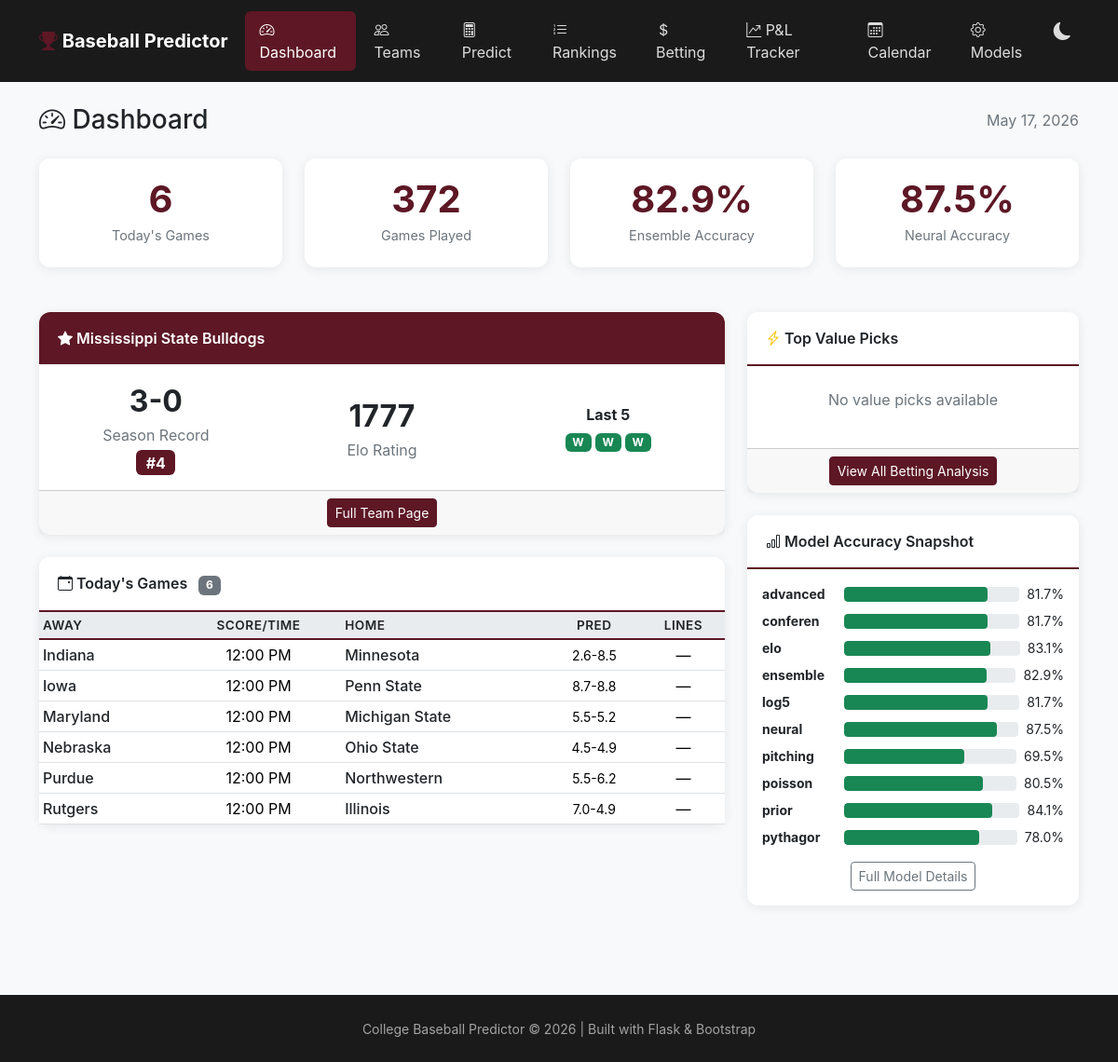
The page / on the database its author committed.
### tables this page shows
CREATE TABLE elo_ratings (
                    team_id TEXT PRIMARY KEY,
                    rating REAL DEFAULT 1500,
                    games_played INTEGER DEFAULT 0,
                    updated_at TEXT DEFAULT CURRENT_TIMESTAMP
                );

CREATE TABLE games (
            id TEXT PRIMARY KEY,
            date TEXT NOT NULL,
            time TEXT,
            home_team_id TEXT NOT NULL,
            away_team_id TEXT NOT NULL,
            home_score INTEGER,
            away_score INTEGER,
            winner_id TEXT,
            innings INTEGER DEFAULT 9,
            is_conference_game INTEGER DEFAULT 0,
            is_neutral_site INTEGER DEFAULT 0,
            tournament_id TEXT,
            venue TEXT,
            attendance INTEGER,
            notes TEXT,
            status TEXT DEFAULT 'scheduled',  -- scheduled, final, postponed, cancelled
            created_at TEXT DEFAULT CURRENT_TIMESTAMP,
            updated_at TEXT DEFAULT CURRENT_TIMESTAMP,
            FOREIGN KEY (home_team_id) REFERENCES teams(id),
            FOREIGN KEY (away_team_id) REFERENCES teams(id),
            FOREIGN KEY (tournament_id) REFERENCES tournaments(id)
        );

CREATE TABLE teams (
            id TEXT PRIMARY KEY,
            name TEXT NOT NULL,
            nickname TEXT,
            conference TEXT,
            division TEXT,
            athletics_url TEXT,
            preseason_rank INTEGER,
            current_rank INTEGER,
            created_at TEXT DEFAULT CURRENT_TIMESTAMP,
            updated_at TEXT DEFAULT CURRENT_TIMESTAMP
        );

### web/app.py (the view)
@app.route('/')
def dashboard():
    todays_games = get_todays_games()
    value_picks = get_value_picks(5)
    stats = get_quick_stats()
    msstate = get_msstate_info()
    accuracy = get_model_accuracy_summary()
    all_accuracy = get_model_accuracy()
    return render_template('dashboard.html',
                          todays_games=todays_games,
                          value_picks=value_picks,
                          stats=stats,
                          msstate=msstate,
                          accuracy=accuracy,
                          all_accuracy=all_accuracy,
                          today=datetime.now().strftime('%B %d, %Y'))

### models/advanced_model.py (called while the page is built, shortened)
    def _get_opponent_win_pct(self, opponent_id):
        if opponent_id in self.sos_cache:
            return self.sos_cache[opponent_id]

    def _get_rest_days(self, team_id):
        games = self._get_team_games(team_id, limit=1)
        if not games:
            return 3  # No games = well rested
        last_game_date = datetime.strptime(games[0]['date'], '%Y-%m-%d')
        today = datetime.now()
        delta = (today - last_game_date).days
        return min(delta, 3)  # Cap at 3

### models/base_model.py (called while the page is built)
    def calculate_run_line(self, home_runs, away_runs, spread=1.5):
        projected_diff = home_runs - away_runs
        run_diff_std = 3.5  # Typical std dev for college baseball
        def norm_cdf(x):
            return 0.5 * (1 + math.erf(x / math.sqrt(2)))
        z_home_cover = (projected_diff - spread) / run_diff_std
        home_cover_prob = norm_cdf(z_home_cover)
        return {
            "home_cover_prob": round(home_cover_prob, 3),
            "away_cover_prob": round(1 - home_cover_prob, 3),
            "spread": spread
        }

### models/conference_model.py (called while the page is built, shortened)
def normalize_conference(conf):
    if conf is None:
        return None
    conf_lower = conf.lower().strip()
    if conf_lower in CONFERENCE_ALIASES:
        return CONFERENCE_ALIASES[conf_lower]
    for standard in CONFERENCE_RATINGS:
        if standard.lower() == conf_lower:
            return standard
    return conf

def get_conference_rating(conference):
    if conference is None:
        return 1.0  # Assume average
    normalized = normalize_conference(conference)
    return CONFERENCE_RATINGS.get(normalized, 0.90)  # Default to mid-tier

    def _get_team_conference(self, team_id):
        if team_id in self.team_cache:
            return self.team_cache[team_id]

    def _calculate_ooc_strength(self, team_id):
        if team_id in self.sos_cache:
            return self.sos_cache[team_id]

    def _get_team_record(self, team_id):
        conn = get_connection()
        c = conn.cursor()
        c.execute('''
            SELECT
                COUNT(CASE WHEN winner_id = ? THEN 1 END) as wins,
                COUNT(CASE WHEN winner_id != ? AND winner_id IS NOT NULL THEN 1 END) as losses
            FROM games
            WHERE (home_team_id = ? OR away_team_id = ?)
            AND status = 'final'
        ''', (team_id, team_id, team_id, team_id))
        row = c.fetchone()
        conn.close()
        wins = row['wins'] if row else 0
        losses = row['losses'] if row else 0
        return wins, losses

### web/templates/dashboard.html (shortened to what this page needs)
{% extends "base.html" %}
{% block content %}
<div class="d-flex justify-content-between align-items-center mb-4">
    <h1 class="h3 mb-0">
        <i class="bi bi-speedometer2"></i> Dashboard
    </h1>
    <span class="text-muted">{{ today }}</span>
</div>
<div class="row mb-4">
    <div class="col-6 col-md-3">
        <div class="card stat-card">
            <div class="stat-value">{{ todays_games|length }}</div>
            <div class="stat-label">Today's Games</div>
        </div>
    </div>
    <div class="col-6 col-md-3">
        <div class="card stat-card">
            <div class="stat-value">{{ stats.games_played }}</div>
            <div class="stat-label">Games Played</div>
        </div>
    </div>
    <div class="col-6 col-md-3">
        <div class="card stat-card">
            <div class="stat-value">{{ accuracy.ensemble.pct or '—' }}{% if accuracy.ensemble.pct %}%{% endif %}</div>
            <div class="stat-label">Ensemble Accuracy</div>
        </div>
    </div>
    <div class="col-6 col-md-3">
        <div class="card stat-card">
            <div class="stat-value">{{ accuracy.neural.pct or '—' }}{% if accuracy.neural.pct %}%{% endif %}</div>
            <div class="stat-label">Neural Accuracy</div>
        </div>
    </div>
</div>
<div class="row">
    <div class="col-lg-8">
        <div class="card">
            <div class="card-header bg-maroon">
                <i class="bi bi-star-fill"></i> Mississippi State Bulldogs
            </div>
            <div class="card-body">
                <div class="row align-items-center">
                    <div class="col-md-4 text-center mb-3 mb-md-0">
                        <div class="fs-2 fw-bold">{{ msstate.record.wins }}-{{ msstate.record.losses }}</div>
                        <div class="text-muted">Season Record</div>
                        {% if msstate.rank %}
                        <span class="badge bg-maroon fs-6 mt-1">#{{ msstate.rank }}</span>
                        {% endif %}
                    </div>
                    <div class="col-md-4 text-center mb-3 mb-md-0">
                        <div class="fs-2 fw-bold">{{ msstate.elo|round(0)|int }}</div>
                        <div class="text-muted">Elo Rating</div>
                    </div>
                    <div class="col-md-4 text-center">
                        <div class="mb-2"><strong>Last 5</strong></div>
                        <div class="d-flex justify-content-center gap-1">
                            {% for g in msstate.last_5 %}
                            <span class="badge {% if g.won %}bg-success{% else %}bg-danger{% endif %}"
                                  title="{{ g.opponent }} {{ g.score }}">
                                {{ 'W' if g.won else 'L' }}
                            </span>
                            {% endfor %}
                        </div>
                    </div>
                </div>
            </div>
            <div class="card-footer text-center">
                <a href="/team/mississippi-state" class="btn btn-sm btn-maroon">Full Team Page</a>
            </div>
        </div>
        <div class="card">
            <div class="card-header">
                <i class="bi bi-calendar-event"></i> Today's Games
                <span class="badge bg-secondary ms-2">{{ todays_games|length }}</span>
            </div>
            <div class="card-body p-0">
                {% if todays_games %}
                <div class="table-responsive">
                    <table class="table table-hover table-sm mb-0">
                        <thead>
                            <tr>
                                <th>Away</th>
                                <th class="text-center">Score/Time</th>
                                <th>Home</th>
                                <th class="text-center">Pred</th>
                                <th class="text-center">Lines</th>
                            </tr>
                        </thead>
                        <tbody>
                            {% for game in todays_games[:20] %}
                            <tr>
                                <td>
                                    <a href="/team/{{ game.away_team_id }}" class="team-link">{{ game.away_team_name }}</a>
                                </td>
                                <td class="text-center">
                                    {% if game.status == 'final' %}
                                    <span class="{% if game.away_score > game.home_score %}fw-bold{% endif %}">{{ game.away_score }}</span>
                                    -
                                    <span class="{% if game.home_score > game.away_score %}fw-bold{% endif %}">{{ game.home_score }}</span>
                                    <br><small class="text-success">Final</small>
                                    {% else %}
                                    {{ game.time or 'TBD' }}
                                    {% endif %}
                                </td>
                                <td>
                                    <a href="/team/{{ game.home_team_id }}" class="team-link">{{ game.home_team_name }}</a>
                                </td>
                                <td class="text-center">
                                    {% if game.prediction %}
                                    <small>{{ (game.prediction.projected_away_runs|round(1)) }}-{{ (game.prediction.projected_home_runs|round(1)) }}</small>
                                    {% else %}—{% endif %}
                                </td>
                                <td class="text-center">
                                    {% if game.home_ml %}
                                    <small>{{ game.away_ml|format_odds }}/{{ game.home_ml|format_odds }}</small>
                                    {% else %}—{% endif %}
                                </td>
                            </tr>
                            {% endfor %}
                        </tbody>
                    </table>
                </div>
                {% else %}
                <div class="text-center text-muted py-4">
                    <i class="bi bi-calendar-x display-4"></i>
                    <p class="mt-2">No games scheduled for today</p>
                </div>
                {% endif %}
            </div>
        </div>
    </div>
    <div class="col-lg-4">
        <div class="card">
            <div class="card-header">
                <i class="bi bi-lightning-charge text-warning"></i> Top Value Picks
            </div>
            <div class="card-body p-0">
                {% if value_picks %}
                <div class="list-group list-group-flush">
                    {% for pick in value_picks %}
                    <div class="list-group-item">
                        <div class="d-flex justify-content-between align-items-start">
                            <div>
                                <strong>{{ pick.pick }}</strong>
                                <div class="small text-muted">{{ pick.game }}</div>
                            </div>
                            <div class="text-end">
                                <span class="value-indicator positive">+{{ pick.edge|round(1) }}%</span>
                                <div class="small text-muted mt-1">{{ pick.moneyline|format_odds }}</div>
                            </div>
                        </div>
                        <div class="progress mt-2" style="height: 6px;">
                            <div class="progress-bar bg-success" style="width: {{ pick.model_prob * 100 }}%"></div>
                        </div>
                        <div class="d-flex justify-content-between small text-muted mt-1">
                            <span>Model: {{ (pick.model_prob * 100)|round(1) }}%</span>
                            <span>DK: {{ (pick.dk_implied * 100)|round(1) }}%</span>
                        </div>
                    </div>
                    {% endfor %}
                </div>
                {% else %}
                <div class="text-center text-muted py-4">
                    <p>No value picks available</p>
                </div>
                {% endif %}
            </div>
            <div class="card-footer text-center">
                <a href="/betting" class="btn btn-sm btn-maroon">View All Betting Analysis</a>
            </div>
        </div>
        <div class="card">
            <div class="card-header">
                <i class="bi bi-bar-chart"></i> Model Accuracy Snapshot
            </div>
            <div class="card-body">
                {% for name, info in all_accuracy.items() %}
                {% if info.all_time_accuracy %}
                <div class="d-flex justify-content-between align-items-center mb-2">
                    <small class="fw-bold" style="width: 80px;">{{ name[:8] }}</small>
                    <div class="flex-grow-1 mx-2">
                        <div class="progress" style="height: 16px;">
                            <div class="progress-bar {% if info.all_time_accuracy > 0.55 %}bg-success{% elif info.all_time_accuracy > 0.5 %}bg-warning{% else %}bg-danger{% endif %}"
                                 style="width: {{ info.all_time_accuracy * 100 }}%;">
                            </div>
                        </div>
                    </div>
                    <small>{{ (info.all_time_accuracy * 100)|round(1) }}%</small>
                </div>
                {% endif %}
                {% endfor %}
                <div class="text-center mt-3">
                    <a href="/models" class="btn btn-sm btn-outline-secondary">Full Model Details</a>
                </div>
            </div>
        </div>
    </div>
</div>
{% endblock %}

### web/templates/base.html (style rules this page uses)
:root { --maroon: #5D1725; --maroon-dark: #4a1120; --grey: #777777; --dark: #1a1a1a; --light-grey: #e9ecef; --bg-body: #f8f9fa; --bg-card: #ffffff; --bg-card-header: #ffffff; --text-primary: #212529; --text-muted: #6c757d; --border-color: #dee2e6; --table-hover-bg: rgba(93, 23, 37, 0.05); --navbar-bg: #1a1a1a; }
body { background-color: var(--bg-body); color: var(--text-primary); font-family: -apple-system, BlinkMacSystemFont, 'Segoe UI', Roboto, Oxygen, Ubuntu, sans-serif; transition: background-color 0.3s, color 0.3s; }
.card { border: none; border-radius: 12px; box-shadow: 0 2px 12px rgba(0,0,0,0.08); margin-bottom: 1.5rem; background-color: var(--bg-card); color: var(--text-primary); }
.card-header { background-color: var(--bg-card-header); border-bottom: 2px solid #5D1725; font-weight: 600; padding: 1rem 1.25rem; border-radius: 12px 12px 0 0 !important; color: var(--text-primary); }
.card-header.bg-maroon { background-color: #5D1725 !important; color: white; border-bottom: none; }
.stat-card { text-align: center; padding: 1.5rem; }
.stat-card .stat-value { font-size: 2.5rem; font-weight: 700; color: var(--maroon); line-height: 1; }
.stat-card .stat-label { color: var(--text-muted); font-size: 0.9rem; margin-top: 0.5rem; }
.table { margin-bottom: 0; color: var(--text-primary); }
.table thead th { background-color: var(--light-grey); border-bottom: 2px solid #5D1725; font-weight: 600; font-size: 0.85rem; text-transform: uppercase; letter-spacing: 0.5px; color: var(--text-primary); }
.badge.bg-maroon { background-color: #5D1725 !important; }
.progress { height: 8px; border-radius: 4px; background-color: var(--light-grey); }
.progress-bar { background-color: #5D1725; border-radius: 4px; }
.progress-bar.bg-success { background-color: #198754 !important; }
a.team-link { color: var(--text-primary); text-decoration: none; font-weight: 500; }
.btn-maroon { background-color: #5D1725; border-color: #5D1725; color: white; }
.text-muted { color: var(--text-muted) !important; }

### rows shown on the page
elo_ratings: elo "1777"
games: won "W"
games: won "W"
games: won "W"
elo_ratings: away_team_name "Indiana", time "12:00 PM", home_team_name "Minnesota", prediction "2.6", prediction "8.5"
elo_ratings: away_team_name "Iowa", time "12:00 PM", home_team_name "Penn State", prediction "8.7", prediction "8.8"
elo_ratings: away_team_name "Maryland", time "12:00 PM", home_team_name "Michigan State", prediction "5.5", prediction "5.2"
elo_ratings: away_team_name "Nebraska", time "12:00 PM", home_team_name "Ohio State", prediction "4.5", prediction "4.9"
elo_ratings: away_team_name "Purdue", time "12:00 PM", home_team_name "Northwestern", prediction "5.5", prediction "6.2"
elo_ratings: away_team_name "Rutgers", time "12:00 PM", home_team_name "Illinois", prediction "7.0", prediction "4.9"

### other values the page prints
{{ todays_games|length }} "6"
{{ stats.games_played }} "372"
{{ accuracy.ensemble.pct or '—' }} "82.9"
{{ accuracy.neural.pct or '—' }} "87.5"
{{ msstate.record.wins }} "3"
{{ msstate.record.losses }} "0"
{{ msstate.rank }} "4"
{{ name[:8] }} "advanced" "conferen" "elo" "ensemble" "log5" "neural" "pitching" "poisson" "prior" "pythagor"
{{ (info.all_time_accuracy * 100)|round(1) }} "81.7" "81.7" "83.1" "82.9" "81.7" "87.5" "69.5" "80.5" "84.1" "78.0"
